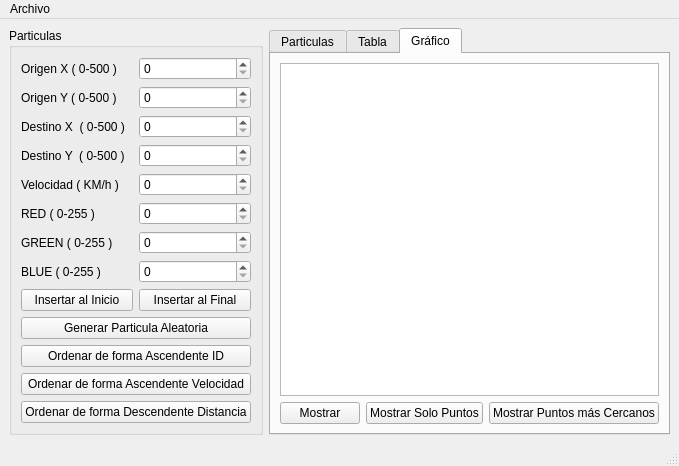
<?xml version="1.0" encoding="UTF-8"?>
<ui version="4.0">
 <class>MainWindow</class>
 <widget class="QMainWindow" name="MainWindow">
  <property name="geometry">
   <rect>
    <x>0</x>
    <y>0</y>
    <width>660</width>
    <height>465</height>
   </rect>
  </property>
  <property name="windowTitle">
   <string>MainWindow</string>
  </property>
  <widget class="QWidget" name="centralwidget">
   <layout class="QGridLayout" name="gridLayout_4">
    <item row="0" column="0">
     <widget class="QGroupBox" name="groupBox">
      <property name="title">
       <string>Particulas</string>
      </property>
      <layout class="QGridLayout" name="gridLayout">
       <item row="8" column="0">
        <widget class="QPushButton" name="insertar_inicio">
         <property name="text">
          <string>Insertar al Inicio</string>
         </property>
        </widget>
       </item>
       <item row="0" column="1">
        <widget class="QSpinBox" name="ox">
         <property name="maximum">
          <number>500</number>
         </property>
        </widget>
       </item>
       <item row="11" column="0" colspan="2">
        <widget class="QPushButton" name="OrdenarAscendenteVelocidad_pushbutton_2">
         <property name="text">
          <string>Ordenar de forma Ascendente Velocidad</string>
         </property>
        </widget>
       </item>
       <item row="4" column="0">
        <widget class="QLabel" name="label_3">
         <property name="text">
          <string>Velocidad ( KM/h )</string>
         </property>
        </widget>
       </item>
       <item row="0" column="0">
        <widget class="QLabel" name="label_8">
         <property name="text">
          <string>Origen X ( 0-500 )</string>
         </property>
        </widget>
       </item>
       <item row="6" column="1">
        <widget class="QSpinBox" name="green">
         <property name="maximum">
          <number>255</number>
         </property>
        </widget>
       </item>
       <item row="10" column="0" colspan="2">
        <widget class="QPushButton" name="OrdenarAscendenteID_pushbutton_2">
         <property name="text">
          <string>Ordenar de forma Ascendente ID</string>
         </property>
        </widget>
       </item>
       <item row="8" column="1">
        <widget class="QPushButton" name="insertar_final">
         <property name="text">
          <string>Insertar al Final</string>
         </property>
        </widget>
       </item>
       <item row="4" column="1">
        <widget class="QSpinBox" name="velocidad">
         <property name="maximum">
          <number>999</number>
         </property>
        </widget>
       </item>
       <item row="7" column="1">
        <widget class="QSpinBox" name="blue">
         <property name="maximum">
          <number>255</number>
         </property>
        </widget>
       </item>
       <item row="5" column="1">
        <widget class="QSpinBox" name="red">
         <property name="maximum">
          <number>255</number>
         </property>
        </widget>
       </item>
       <item row="3" column="0">
        <widget class="QLabel" name="label_2">
         <property name="text">
          <string>Destino Y  ( 0-500 )</string>
         </property>
        </widget>
       </item>
       <item row="2" column="0">
        <widget class="QLabel" name="label">
         <property name="text">
          <string>Destino X  ( 0-500 )</string>
         </property>
        </widget>
       </item>
       <item row="1" column="1">
        <widget class="QSpinBox" name="oy">
         <property name="maximum">
          <number>500</number>
         </property>
        </widget>
       </item>
       <item row="3" column="1">
        <widget class="QSpinBox" name="dy">
         <property name="maximum">
          <number>500</number>
         </property>
        </widget>
       </item>
       <item row="12" column="0" colspan="2">
        <widget class="QPushButton" name="OrdenarDescendenteDistancia_pushbutton_2">
         <property name="text">
          <string>Ordenar de forma Descendente Distancia</string>
         </property>
        </widget>
       </item>
       <item row="7" column="0">
        <widget class="QLabel" name="label_6">
         <property name="text">
          <string>BLUE ( 0-255 )</string>
         </property>
        </widget>
       </item>
       <item row="1" column="0">
        <widget class="QLabel" name="label_7">
         <property name="text">
          <string>Origen Y ( 0-500 )</string>
         </property>
        </widget>
       </item>
       <item row="6" column="0">
        <widget class="QLabel" name="label_5">
         <property name="text">
          <string>GREEN ( 0-255 )</string>
         </property>
        </widget>
       </item>
       <item row="2" column="1">
        <widget class="QSpinBox" name="dx">
         <property name="maximum">
          <number>500</number>
         </property>
        </widget>
       </item>
       <item row="5" column="0">
        <widget class="QLabel" name="label_4">
         <property name="text">
          <string>RED ( 0-255 )</string>
         </property>
        </widget>
       </item>
       <item row="9" column="0" colspan="2">
        <widget class="QPushButton" name="randomPushButton">
         <property name="text">
          <string>Generar Particula Aleatoria</string>
         </property>
        </widget>
       </item>
      </layout>
     </widget>
    </item>
    <item row="0" column="1">
     <widget class="QTabWidget" name="tabWidget">
      <property name="currentIndex">
       <number>2</number>
      </property>
      <widget class="QWidget" name="tab">
       <attribute name="title">
        <string>Particulas</string>
       </attribute>
       <layout class="QGridLayout" name="gridLayout_2">
        <item row="0" column="0">
         <widget class="QPlainTextEdit" name="lista_particulas"/>
        </item>
       </layout>
      </widget>
      <widget class="QWidget" name="tab_2">
       <attribute name="title">
        <string>Tabla</string>
       </attribute>
       <layout class="QGridLayout" name="gridLayout_3">
        <item row="2" column="0" colspan="2">
         <widget class="QLineEdit" name="buscar_lineedit">
          <property name="placeholderText">
           <string>Escribe un ID a Buscar...</string>
          </property>
         </widget>
        </item>
        <item row="2" column="2">
         <widget class="QPushButton" name="Buscar_pushbutton">
          <property name="text">
           <string>Buscar</string>
          </property>
         </widget>
        </item>
        <item row="0" column="0" colspan="3">
         <widget class="QTableWidget" name="tabla"/>
        </item>
       </layout>
      </widget>
      <widget class="QWidget" name="tab_3">
       <attribute name="title">
        <string>Gráfico</string>
       </attribute>
       <layout class="QGridLayout" name="gridLayout_5">
        <item row="1" column="2">
         <widget class="QPushButton" name="mostrarPuntosMasCercanosPushButton_3">
          <property name="text">
           <string>Mostrar Puntos más Cercanos</string>
          </property>
         </widget>
        </item>
        <item row="0" column="0" colspan="3">
         <widget class="QGraphicsView" name="graphicsView"/>
        </item>
        <item row="1" column="1">
         <widget class="QPushButton" name="mostrarPuntosPushButton_2">
          <property name="text">
           <string>Mostrar Solo Puntos</string>
          </property>
         </widget>
        </item>
        <item row="1" column="0">
         <widget class="QPushButton" name="mostrarGraficoPushButton">
          <property name="text">
           <string>Mostrar</string>
          </property>
         </widget>
        </item>
       </layout>
      </widget>
     </widget>
    </item>
   </layout>
  </widget>
  <widget class="QMenuBar" name="menubar">
   <property name="geometry">
    <rect>
     <x>0</x>
     <y>0</y>
     <width>660</width>
     <height>22</height>
    </rect>
   </property>
   <widget class="QMenu" name="menuArchivo">
    <property name="title">
     <string>Archivo</string>
    </property>
    <addaction name="accionAbrir"/>
    <addaction name="accionGuardar"/>
   </widget>
   <addaction name="menuArchivo"/>
  </widget>
  <widget class="QStatusBar" name="statusbar"/>
  <action name="accionGuardar">
   <property name="text">
    <string>Guardar</string>
   </property>
   <property name="shortcut">
    <string>Ctrl+S</string>
   </property>
  </action>
  <action name="accionAbrir">
   <property name="text">
    <string>Abrir</string>
   </property>
   <property name="shortcut">
    <string>Ctrl+L</string>
   </property>
  </action>
 </widget>
 <resources/>
 <connections/>
</ui>
